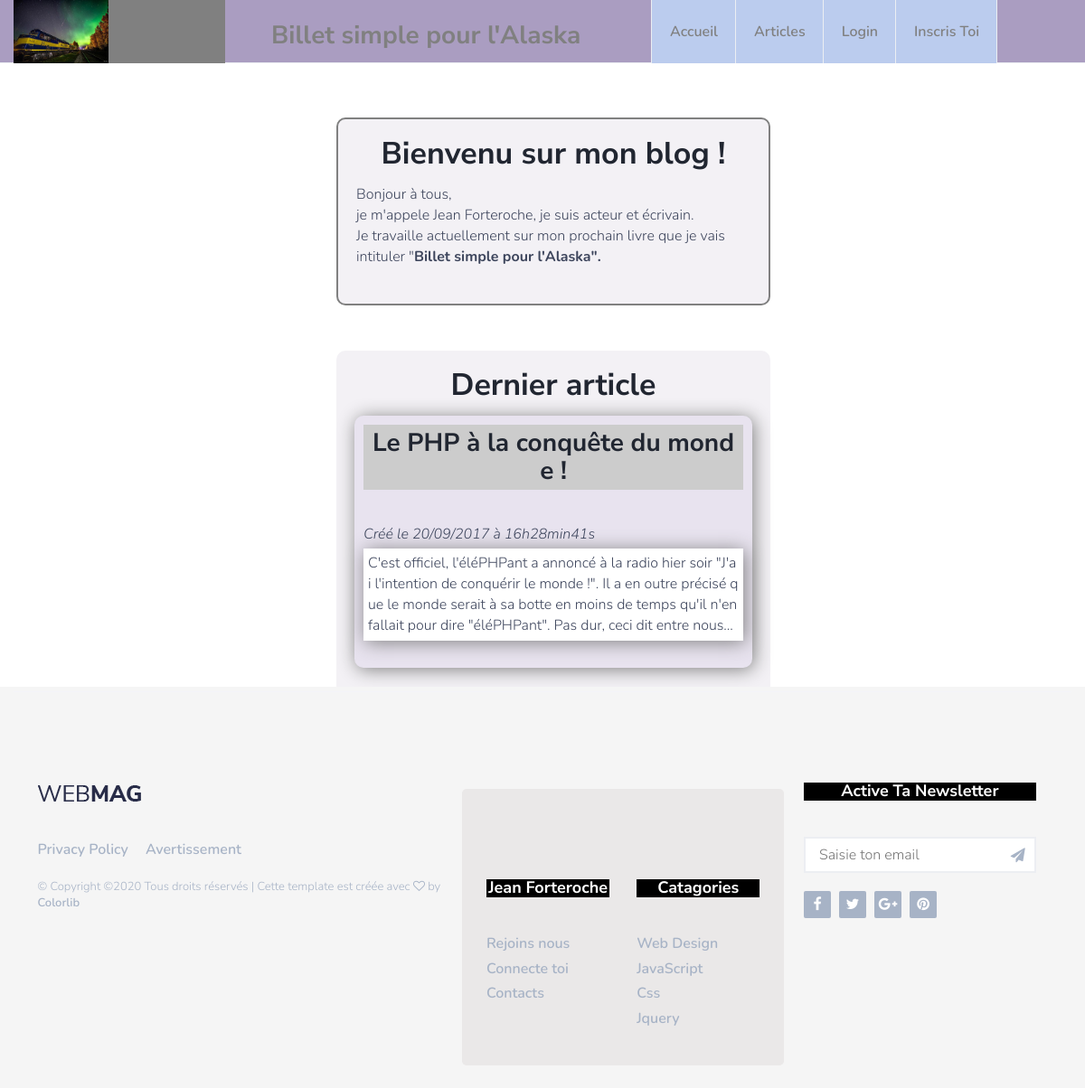
The page / on the database its author committed.
### tables this page shows
CREATE TABLE `posts` (
  `id` int(11) NOT NULL,
  `titre` varchar(255) NOT NULL,
  `contenu` text NOT NULL,
  `creation_date` datetime NOT NULL
);

### controllers/Frontend.php (called while the page is built, shortened)
<?php
class Frontend{
  public function accueil(){
    $this->postManager = new PostManager();
    $post = $this->postManager->getPostAccueil();
    require('view/frontend/accueil.php');
  }
}
?>

### config/Router.php (called while the page is built)
<?php
class  Router{
    public function routeReq(){
        $getroutes = new GetRoutes;
    }
}
?>

### index.php (called while the page is built, shortened)
<?php
$router = new Router();
$router->routeReq();
?>

### models/PostManager.php (called while the page is built, shortened)
<?php
    class PostManager
    {
        public function getPostAccueil()
        {
            $db = $this->dbConnect();
            $req = $db->prepare('SELECT id, titre, contenu, DATE_FORMAT(creation_date, \'%d/%m/%Y à %Hh%imin%ss\')
                 AS creation_date_fr FROM posts  ORDER BY creation_date DESC LIMIT 0, 5');
            $req->execute(array());
            $post = $req->fetch();
            return $post;
        }
        private function dbConnect()
        {
            try{
                $db = new PDO('mysql:host=localhost;dbname=monBlog;charset=utf8', 'root', 'root');
                $db->setAttribute(PDO::ATTR_ERRMODE, PDO::ERRMODE_EXCEPTION);
                $db->setAttribute(PDO::ATTR_DEFAULT_FETCH_MODE, PDO::FETCH_ASSOC);
            }
            catch(PDOException $e){
                die("Error!: " . $e->getMessage() . "<br/>");
            }
            return $db;
        }
}

### view/frontend/accueil.php (the view, shortened to what this page needs)
<!DOCTYPE html>
<html>
<head>
</head>
<body>
<div id="content">
	<div id="cadrePresentation">
		<h1>Bienvenu sur mon blog !</h1>
		<p>Bonjour à tous,<br>
			je m'appele Jean Forteroche, je suis acteur et écrivain.<br> Je travaille actuellement sur mon prochain livre que je vais intituler "<b>Billet simple pour l'Alaska".</b><br>
		</p>
	</div>
	<div id="dernierArticle">
			<h1>Dernier article</h1>
		<div class="news">
		    <h2><?= htmlspecialchars($post['titre']) ?></h2><br>
		    <em>Créé le <?= htmlspecialchars($post['creation_date_fr']) ?></em><br>
		    <p><?= htmlspecialchars($post['contenu']) ?></p>
		</div>
	</div>
</div>
<?php require('template.php'); ?>
</body>
</html>

### public/templateCSS/css/style.css (style rules this page uses)
body { font-family: 'Nunito', sans-serif; font-size: 16px; font-weight: 300; color: #3d455c; margin: 0; padding: 0; overflow-x: hidden; }
h1, h2, h3, h4, h5, h6 { font-family: 'Nunito Sans', sans-serif; font-weight: 700; color: #212631; margin: 0px 0px 15px; }
h1 { font-size: 34px; }
h2 { font-size: 28px; }
p { margin: 0px 0px 20px; }
#content { width: 100%; height: 700px; }
#cadrePresentation { width: 40%; height: auto; position: relative; top: 70px; left: 31%; background-color: #5361; border: 2px solid grey; border-radius: 10px; padding: 20px; }
#dernierArticle { width: 40%; height: auto; position: relative; top: 120px; left: 31%; background-color: #5361; border-radius: 10px; padding: 20px; }
h1, h3 { text-align:center; }
.news h2 { background-color:#CCCCCC; padding: 5px; text-align: center; }
.news p { background-color:#FFF; margin-top:5px; padding: 5px; box-shadow: 2px 2px 20px grey; }
.news { width: 100%; margin-bottom: 10px; background-color: #5291; border-radius: 10px; padding: 10px; box-shadow: 2px 2px 20px grey; word-break: break-all; }

### rows shown on the page
posts: titre "Le PHP à la conquête du monde !", contenu "C'est officiel, l'éléPHPant a annoncé à la radio hier soir \"J'ai l'intention de conquérir le monde !\". Il a en outre précisé que le monde serait à sa botte en moins de temps qu'il n'en fallait pour dire \"éléPHPant\". Pas dur, ceci dit entre nous..."

### other values the page prints
$post['creation_date_fr'] "20/09/2017 à 16h28min41s"
